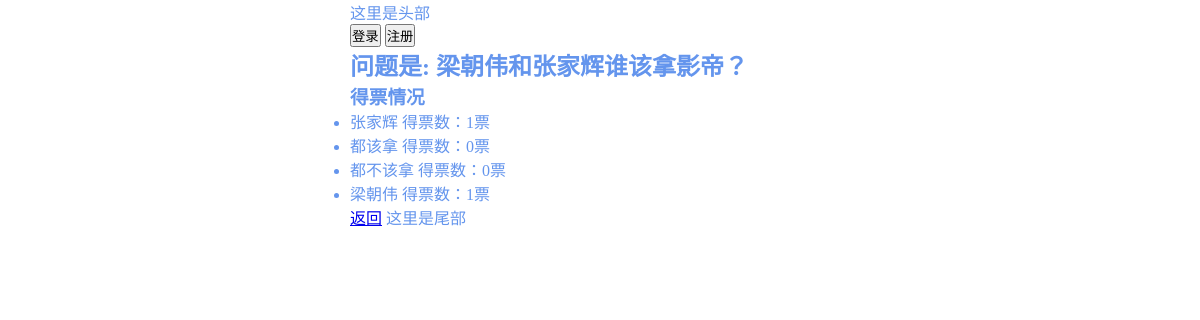
/polls/result/2/, run on an earlier commit of the app's database.
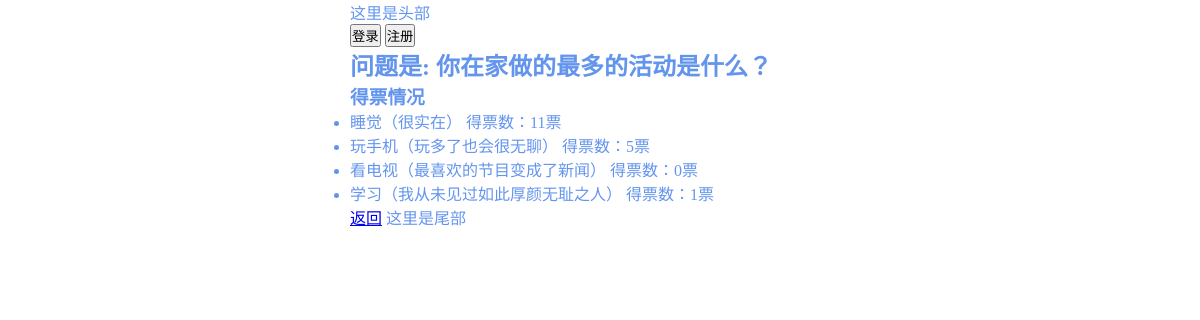
And on a later commit of the database.
### polls/models.py (models this page shows, shortened)
class Question(models.Model):
    title = models.CharField(max_length=50, verbose_name="投票问题")
    create_time = models.DateTimeField(auto_now_add=True, verbose_name="创建时间")
    class Meta:
        verbose_name = "投票表"
        verbose_name_plural = verbose_name
        ordering = ["-create_time"]

class Choices(models.Model):
    content = models.CharField(max_length=50, verbose_name="选项")
    votes = models.PositiveIntegerField(verbose_name="得票数")
    create_time = models.DateTimeField(auto_now_add=True, verbose_name="创建时间")
    question = models.ForeignKey(Question, on_delete=models.CASCADE, related_name='choices', verbose_name="所属问题")
    class Meta:
        verbose_name = "选项表"
        verbose_name_plural = "选项表"
        ordering = ["-create_time"]

### polls/views.py (the view)
# urls.py: url(r'^result/(\d+)/$',views.result,name='result'),
def result(request,qid):
    try:
        question = Question.objects.get(id=qid)
        return render(request,'polls/result.html',{"question":question})
    except Exception as e:
        print(e)
        return HttpResponse("结果不符合规定")

### templates/polls/result.html (shortened to what this page needs)
{% extends 'polls/base.html'%}
{% block body %}
        <h2>问题是: {{question.title}}</h2>
        <ul>
            <h3>得票情况</h3>
            {% for c in question.choices.all %}
                <li>
                    <p>{{c.content}}   得票数：{{c.votes}}票</p>
                </li>
            {% endfor %}
        </ul>
        <a href="{% url 'polls:index' %}">返回</a>
{% endblock %}

What changed in the data, as far as the page shows it:
removed Choices: content "张家辉", votes "1"
removed Choices: content "都该拿", votes "0"
removed Choices: content "都不该拿", votes "0"
removed Choices: content "梁朝伟", votes "1"
changed Question: title "梁朝伟和张家辉谁该拿影帝？" → "你在家做的最多的活动是什么？"
added Choices: content "睡觉（很实在）", votes "11"
added Choices: content "玩手机（玩多了也会很无聊）", votes "5"
added Choices: content "看电视（最喜欢的节目变成了新闻）", votes "0"
now on this page (row edited): Choices: content "学习（我从未见过如此厚颜无耻之人）", votes "1"
